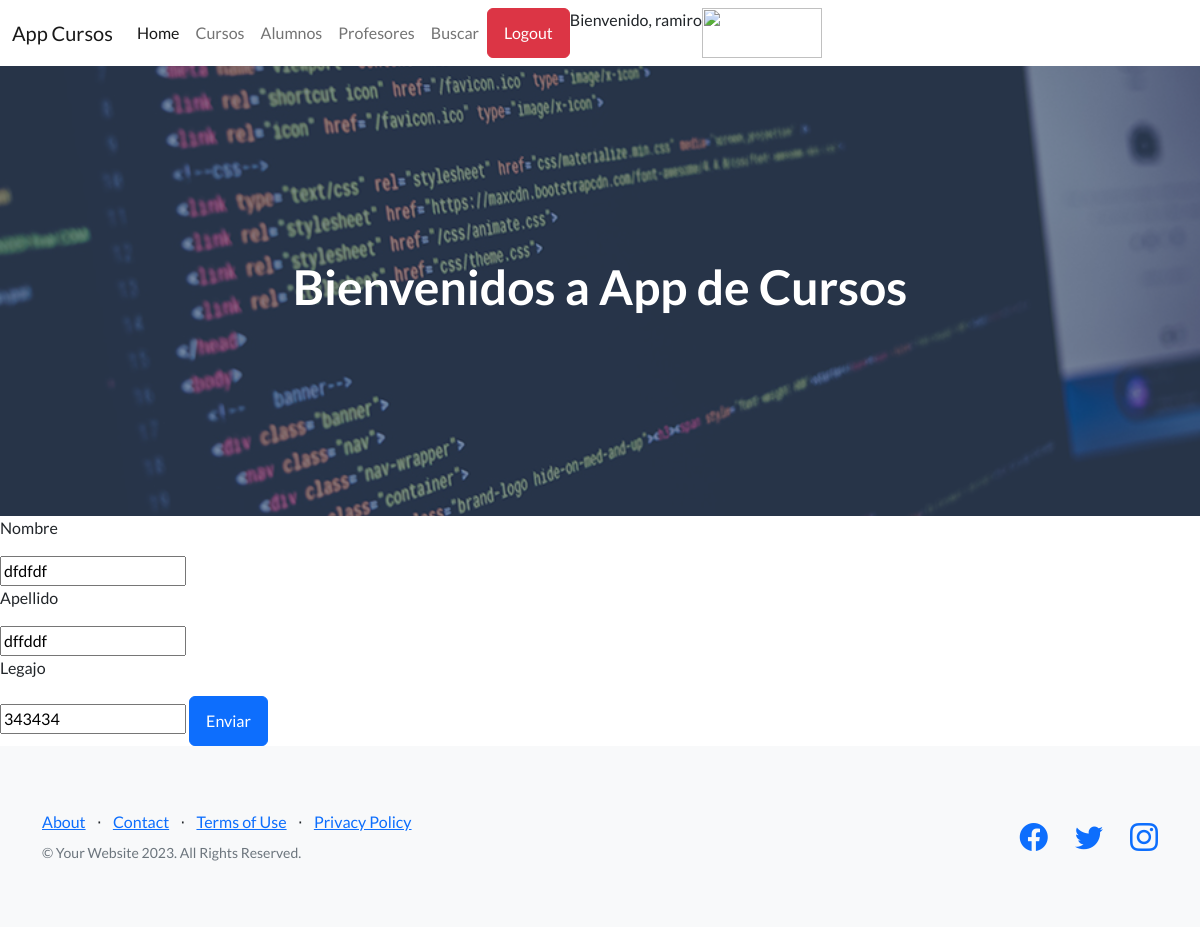
/AppCursos/editar_alumno/2 (signed in), run on the app's committed database.
### AppCursos/models.py (models this page shows, shortened)
class Alumno (models.Model):
    nombre_alumno = models.CharField(max_length=40)
    apellido_alumno = models.CharField(max_length=40)
    legajo_alumno = models.IntegerField()

### AppCursos/views.py (the view)
# urls.py: path("editar_alumno/<int:id>" , views.editar_alumno , name="editar_alumno"),
def editar_alumno(request , id):
    alumno = Alumno.objects.get(id=id)
    if request.method == "POST":
        mi_formulario = Alumno_formulario( request.POST )
        if mi_formulario.is_valid():
            datos = mi_formulario.cleaned_data
            alumno.nombre_alumno = datos["nombre_alumno"]
            alumno.apellido_alumno = datos["apellido_alumno"]
            alumno.legajo_alumno = datos ["legajo_alumno"]
            alumno.save()
            alumno = Alumno.objects.all()
            return render(request , "alumnos.html" , {"alumnos":alumno})
    else:
        mi_formulario = Alumno_formulario(initial={"nombre_alumno":alumno.nombre_alumno , "apellido_alumno":alumno.apellido_alumno, "legajo_alumno":alumno.legajo_alumno})
    return render( request , "editar_alumno.html" , {"mi_formulario": mi_formulario , "alumno":alumno})

### AppCursos/forms.py
class Alumno_formulario(forms.Form):
    nombre_alumno = forms.CharField(max_length=30)
    apellido_alumno = forms.CharField(max_length=30)
    legajo_alumno = forms.IntegerField()

### AppCursos/template/editar_alumno.html (shortened to what this page needs)
{% extends "padre.html" %}
{% load static %}
{% block contenido %}
    <form action="{% url 'editar_alumno' alumno.id %}" method="POST">
        <p>Nombre</p>
        {{mi_formulario.nombre_alumno}}
        <p>Apellido</p>
        {{mi_formulario.apellido_alumno}}
        <p>Legajo</p>
        {{mi_formulario.legajo_alumno}}
        <button class="btn btn-primary">Enviar</button>
    </form>
{% endblock %}

### AppCursos/template/padre.html (shortened to what this page needs)
<!DOCTYPE html>
<html lang="en">
<head>
    {% load static %}
    <link href="https://cdn.jsdelivr.net/npm/bootstrap-icons@1.5.0/font/bootstrap-icons.css" rel="stylesheet"
        type="text/css" />
    <link href="{% static 'AppCursos/css/styles.css' %}" rel="stylesheet" />
</head>
<body>
    <nav class="navbar navbar-expand-lg bg-body-tertiary">
        <div class="container-fluid">
            <a class="navbar-brand" href="#">App Cursos</a>
            <div class="collapse navbar-collapse" id="navbarNav">
                <ul class="navbar-nav flex-row">
                    <li class="nav-item">
                        <a class="nav-link active" aria-current="page" href="{% url 'home' %}">Home</a>
                    </li>
                    {% if request.user.is_authenticated %}
                    <li class="nav-item">
                        <a class="nav-link" href="{% url 'cursos' %}">Cursos</a>
                    </li>
                    <li class="nav-item">
                        <a class="nav-link" href="{% url 'alumnos' %}">Alumnos</a>
                    </li>
                    <li class="nav-item">
                        <a class="nav-link" href="{% url 'profesores' %}">Profesores</a>
                    </li>
                    <li class="nav-item">
                        <a class="nav-link" href="{% url 'buscar_curso' %}">Buscar</a>
                    </li>
                    {% endif %}
                </ul>
                <ul class="navbar-nav flex-row-reverse">
                    {% if  request.user.is_authenticated %}
                    <img src="{{ url }}" alt="" width="120px" height="50px">
                    <p>Bienvenido, {{user.username}}</p>
                    <form method="post" action="{% url 'Logout' %}">
                        <button type="submit" class="btn btn-danger">Logout</button>
                    </form>
                    {% endif %}
                </ul>
            </div>
        </div>
    </nav>
    <header class="masthead">
        <div class="container position-relative">
                {% block header %}
                    <h1 class="text-center" style="color: white;">Bienvenidos a App de Cursos</h1>
                {% endblock %}
        </div>
    </header>
    {% block contenido %}
    {% endblock %}
    <footer class="footer bg-light">
        <div class="container">
            <div class="row">
                <div class="col-lg-6 h-100 text-center text-lg-start my-auto">
                    <ul class="list-inline mb-2">
                        <li class="list-inline-item"><a href="#!">About</a></li>
                        <li class="list-inline-item">⋅</li>
                        <li class="list-inline-item"><a href="#!">Contact</a></li>
                        <li class="list-inline-item">⋅</li>
                        <li class="list-inline-item"><a href="#!">Terms of Use</a></li>
                        <li class="list-inline-item">⋅</li>
                        <li class="list-inline-item"><a href="#!">Privacy Policy</a></li>
                    </ul>
                    <p class="text-muted small mb-4 mb-lg-0">&copy; Your Website 2023. All Rights Reserved.</p>
                </div>
                <div class="col-lg-6 h-100 text-center text-lg-end my-auto">
                    <ul class="list-inline mb-0">
                        <li class="list-inline-item me-4">
                            <a href="#!"><i class="bi-facebook fs-3"></i></a>
                        </li>
                        <li class="list-inline-item me-4">
                            <a href="#!"><i class="bi-twitter fs-3"></i></a>
                        </li>
                        <li class="list-inline-item">
                            <a href="#!"><i class="bi-instagram fs-3"></i></a>
                        </li>
                    </ul>
                </div>
            </div>
        </div>
    </footer>
</body>
</html>

### data on the page
Alumno: nombre_alumno "dfdfdf", apellido_alumno "dffddf", legajo_alumno "343434"

### other printed values
{{ user.username }} "ramiro"
